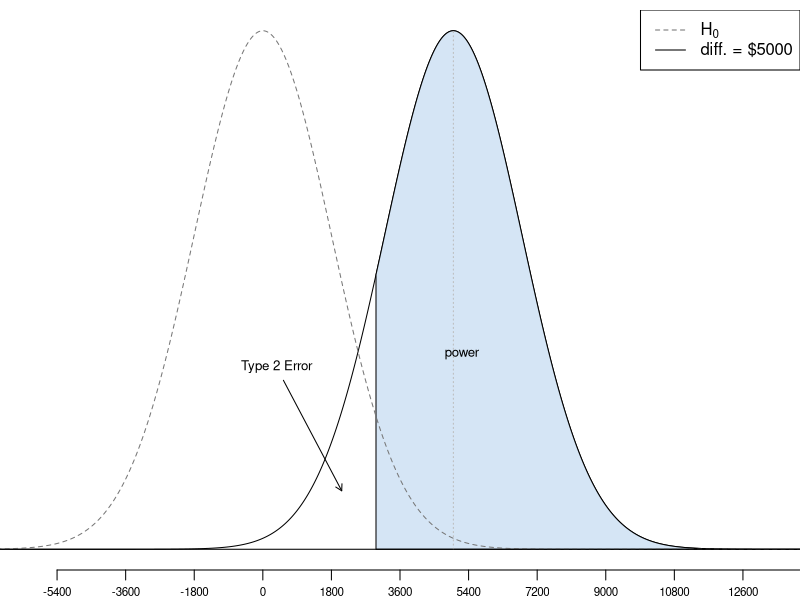

Recreate this plot in R.

#===> plot <===#
par(las=1, mar=c(1.5,0,0.5,0), mgp=c(3,0.5,0))
X <- seq(-4,8,0.01)
Y <- dnorm(X)
Y1 <- dnorm(X, mean=2.77777777)
plot(X, Y, type='n', axes=F, xlim=c(-3.4,7.4))
lines(X, Y1)
axis(1, at=-3:8, label=round(1800*(-3:8),2), cex.axis=0.7)
these <- which(X >= 1.65)
polygon(c(X[these[1]], X[these],X[rev(these)[1]]), c(0,Y1[these],0), col='#D5E5F5')
#polygon(c(X[these[1]], X[these],X[rev(these)[1]]), c(0,Y[these],0), col='#CCCCCC')
lines(rep(2.77777, 2), c(0, max(Y1)), lty=3, col='#BBBBBB')

text(2.9, 0.15, 'power', cex=0.8)

#text(-.1, 0.15, '0.95', cex=0.8)
#arrows(1.95,0.14, 1.95, 0.02, length=0.07)
#text(1.95, 0.14, '0.05', cex=0.8, pos=3)

arrows(0.3, 0.13, 1.15, 0.045, length=0.07)
text(0.2, 0.13, 'Type 2 Error', pos=3, cex=0.8)

lines(X, Y, col='#777777', lty=2)
abline(h=0)
legend('topright', lty=c(2,1), col=c('#777777', '#000000'), legend=expression(H[0], 'diff. = $5000'))